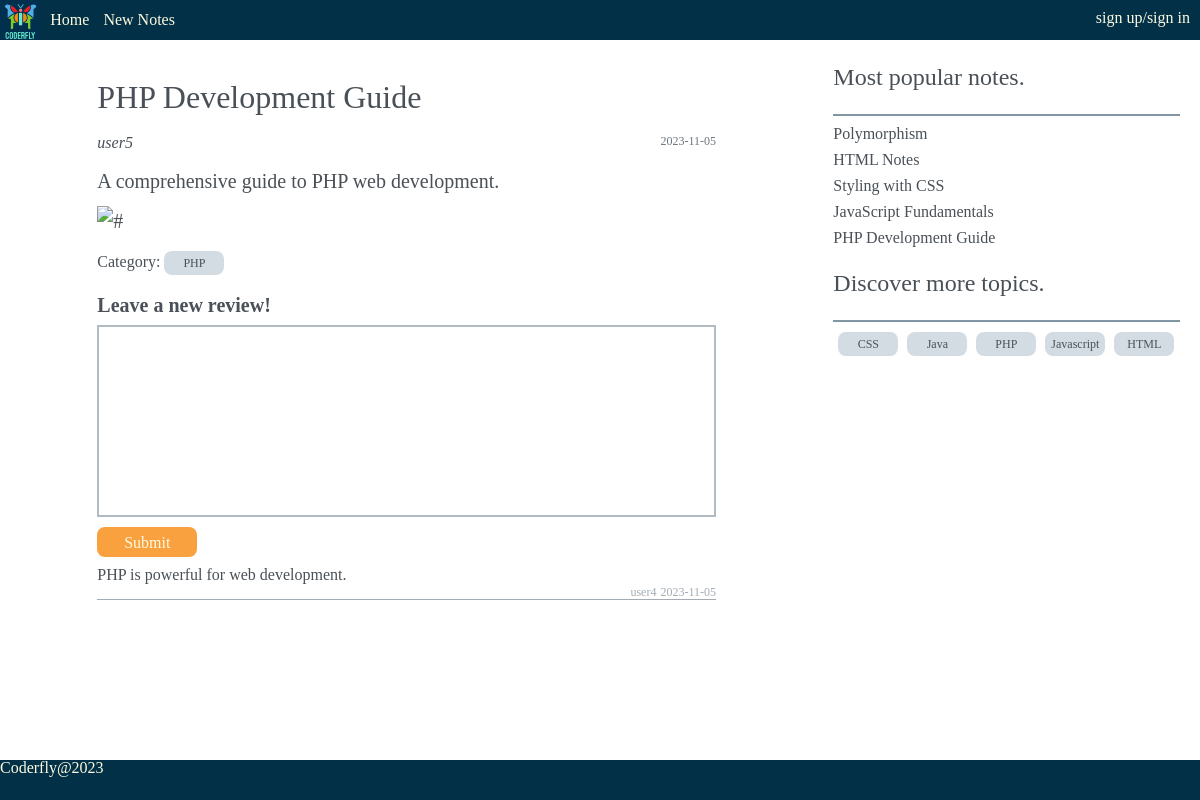
/pages/viewPost.php?id=5, run on the app's committed database.
### tables this page shows
CREATE TABLE blog (
    BlogId INT AUTO_INCREMENT PRIMARY KEY,
    Title VARCHAR(255),
    CreatedOnDate DATE,
    Content TEXT,
    CategoryId INT,
    UserId INT,
    FOREIGN KEY (CategoryId) REFERENCES category(CategoryId),
    FOREIGN KEY (UserId) REFERENCES users(UserId)
);

CREATE TABLE users (
    UserId INT AUTO_INCREMENT PRIMARY KEY,
    Username VARCHAR(10),
    FirstName VARCHAR(20),
    LastName VARCHAR(20),
    Email VARCHAR(30),
    Password VARCHAR(15)
);

CREATE TABLE category (
    CategoryId INT AUTO_INCREMENT PRIMARY KEY,
    CategoryName VARCHAR(20)
);

CREATE TABLE comments (
    CommentId INT AUTO_INCREMENT PRIMARY KEY,
    CommentedOnDate DATE,
    CommentContent TEXT,
    BlogId INT,
    UserId INT,
    FOREIGN KEY (BlogId) REFERENCES blog(BlogId),
    FOREIGN KEY (UserId) REFERENCES users(UserId)
);

### pages/viewPost.php (the view, shortened to what this page needs)
<!doctype html>
<html lang="en">
  <head>
    <link rel="stylesheet" href="../css/viewPost.css">
  </head>
  <body>
    <?php
      include"navbarEm.php";
    ?>
<?php
  $db = db_connect();
?>
<?php
  $id = $_GET['id'];
  $sql = "SELECT * FROM blog JOIN users ON(blog.userId = users.userId) JOIN category ON(blog.categoryId = category.categoryId) WHERE blog.BlogId = '$id'";
  $result_set = mysqli_query($db, $sql);
  $results = mysqli_fetch_assoc($result_set)
?>
    <main>
      <div class="post_container">
        <div class="viewpost">
            <div class="post">
            <h1 class="title"><?php echo $results['Title'] ?></h1>
            <div class="information">
                <span class="username"><?php echo $results['Username'] ?></span>
                <span class="time"><?php echo $results['CreatedOnDate'] ?></span>
            </div>
            <div class="content">
                <p>
                <?php echo $results['Content'] ?>
                </p>
                <img src="../images/coding.jpg" alt="#" class="post_img">
            </div>
            <p class="categories">Category: <span class="category"><?php echo $results['CategoryName'] ?></span></p>
            </div>
        </div>
        <form action="../../private/server/submit_comment.php" method="POST" class="review_form">
        <div class="leave_review">
          <p>Leave a new review!</p>
          <div>
            <textarea name="new_review" id="new_review" cols="80" rows="10"></textarea>
          </div>
          <input type="submit" name="submit_review" id="review_btn" class="btn">
        </div>
      </form>
      <?php
      $blog_id = $_GET['id'];
      $sqlComments = "SELECT comments.*, users.FirstName, users.LastName, users.Username FROM comments
                      INNER JOIN users ON comments.UserId = users.UserId
                      WHERE BlogId = ?
                      ORDER BY CommentedOnDate DESC";
      $stmt = $db->prepare($sqlComments);
      $stmt->bind_param("i", $blog_id);
      $stmt->execute();
      $result = $stmt->get_result();
      ?>
      <div class="reviews">
        <?php
        if ($result->num_rows > 0) {
          while ($comment = $result->fetch_assoc()) {
        ?>
            <div class="review">
              <p><?php echo $comment['CommentContent'] ?></p>
              <div class="information">
      <span class="username"><?php echo $comment['Username']; ?></span>
      <span class="time"><?php echo $comment['CommentedOnDate'] ?></span>
      <br>
              </div>
            </div>
        <?php
          }
        } else {
          echo '<p>No comments yet.</p>';
        }
        ?>
      </div>
    </div>
    <?php
      include"sideEm.php";
    ?>
    </main>
    <?php
      include"footerEm.php";
    ?>
  </body>
</html>

### pages/sideEm.php
<aside class="sidebar">
  <section class="recommend">
    <p>Most popular notes.</p>
    <hr>
    <?php
    $db = db_connect();
    $sql = "SELECT blog.*, COUNT(comments.CommentId) AS comment_count FROM blog JOIN comments ON(blog.blogId = comments.blogId) GROUP BY blog.blogId ORDER BY comment_count DESC
    LIMIT 5";
    $result_set = mysqli_query($db, $sql);
    ?>
    <ul class="posts">
      <?php while ($row = mysqli_fetch_assoc($result_set)) {   ?>
      <li><a class="post" href="/Assignment2/public/pages/viewPost.php?id=<?php echo $row['BlogId'] ?>"> <?php echo $row['Title'];?></a></li>
      <?php }      ?>
    </ul>
  </section>
  <section class="discover">
    <p>Discover more topics.</p>
    <hr>
    <div class="categories">
      <span class="category"><a href="/Assignment2/public/pages/searchedPost.php?search=CSS">CSS</a></span>
      <span class="category"><a href="/Assignment2/public/pages/searchedPost.php?search=Java">Java</a></span>
      <span class="category"><a href="/Assignment2/public/pages/searchedPost.php?search=PHP">PHP</a></span>
      <span class="category"><a href="/Assignment2/public/pages/searchedPost.php?search=Javascript">Javascript</a></span>
      <span class="category"><a href="/Assignment2/public/pages/searchedPost.php?search=HTML">HTML</a></span>
    </div>
  </section>
</aside>

### css/viewPost.css (style rules this page uses)
.sidebar li { margin-left: 20px; }
.viewpost { width: 80%; margin: 0 auto; }
.post .information { display: flex; justify-content: space-between; }
.post .username { font-style: italic; }
.post .time { color: #6c757d; }
.post .content { margin: 15px 0; font-size: 20px; line-height: 30px; }
.post .content p { margin: 10px 0; }
.review_form { width: 80%; margin: 0 auto; }
.leave_review p { vertical-align: top; margin-top: 10px; font-size: 20px; font-weight: bold; }
.btn { text-align: center; display: inline-block; line-height: 30px; margin-top: 10px; }
.review { border-bottom: 1px solid #a3abb4; width: 80%; margin: 10px auto; }
.review .information { text-align: right; }
.review .information .username, .time { font-size: 12px; color: #a3abb4; }
.post_img { width: 50%; margin:0 auto; }

### css/public.css (style rules this page uses)
* { box-sizing: border-box; font-family: Arial, sans-serif,'Arial Narrow',; color: #495057; }
a { text-decoration: none; }
body { margin: 0; padding: 0; min-height: 100vh; display: flex; flex-direction: column; }
hr { margin: 5px 20px; border: 1px solid rgba(2, 47, 70, 0.5) }
main { flex:1; display: flex; }
.post_container { flex: 2; margin: 20px; }
.sidebar { flex: 1; height: 20vh; position: sticky; top: 40px; z-index: 90; }
.sidebar section > p { font-size: 1.5rem; margin: 25px 20px; }
.sidebar li { margin-top: 10px; }
.sidebar .categories { margin: 10px 20px; }
.sidebar .category { width: 60px; margin-left: 5px; }
.category { display: inline-block; text-align: center; width: 60px; font-size: 12px; height: 24px; line-height: 24px; border-radius: 8px; background-color: #d4dce3; border: none; margin-bottom: 10px; }
.btn { color: #fefae0; background-color: #f9a03f; width: 100px; height: 30px; border-radius: 8px; border: none; }
textarea { resize: none; width: 100%; border: 2px solid #b0bbc4; vertical-align: top; margin-top: 10px; }

### css/normalization.css (style rules this page uses)
html { line-height: 1.15; -webkit-text-size-adjust: 100%; }
body { margin: 0; }
main { display: block; }
h1 { font-size: 2em; margin: 0.67em 0; }
hr { box-sizing: content-box; height: 0; overflow: visible; }
a { background-color: transparent; }
img { border-style: none; }
button, input, optgroup, select, textarea { font-family: inherit; font-size: 100%; line-height: 1.15; margin: 0; }
button, input { overflow: visible; }
button, [type="button"], [type="reset"], [type="submit"] { -webkit-appearance: button; }
textarea { overflow: auto; }

### data on the page
blog: Title "PHP Development Guide", UserId.Username "user5", CreatedOnDate "2023-11-05", Content "A comprehensive guide to PHP web development.", CategoryId.CategoryName "PHP"
comments: CommentContent "PHP is powerful for web development.", UserId.Username "user4", CommentedOnDate "2023-11-05"
blog: Title "Polymorphism"
blog: Title "HTML Notes"
blog: Title "Styling with CSS"
blog: Title "JavaScript Fundamentals"
